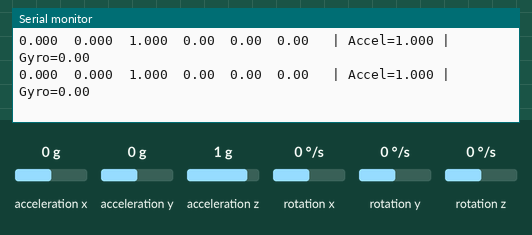
Recording of a sketch running on a simulated Arduino Uno, built with avr-gcc and run on an emulated ATmega328P. On the bench: the last lines printed to the serial monitor. The test bench sets the inputs (shaded band); at power-on: acceleration x 0 g, acceleration y 0 g, acceleration z 1 g, rotation x 0 °/s, rotation y 0 °/s, rotation z 0 °/s.

Above: at 2.2 s.
2.3 s: acceleration x set to -1.4 g
At 3.2 s:
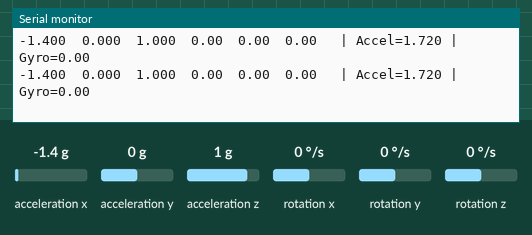
3.8 s: acceleration y set to -1.4 g
At 4.4 s:
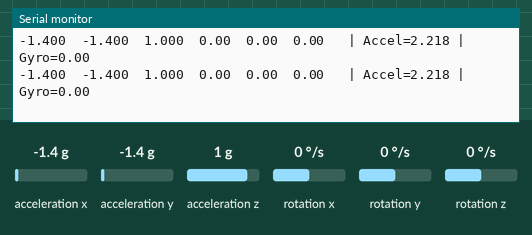
5.3 s: acceleration z set to -1.4 g
At 5.9 s:
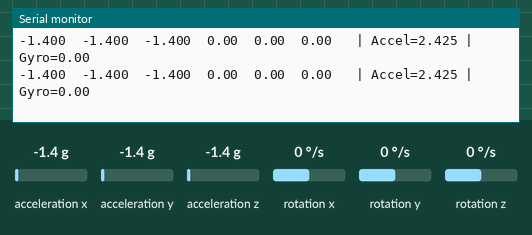
6.8 s: rotation x set to -192 °/s
At 7.8 s:
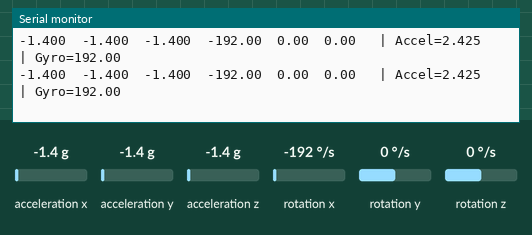
8.3 s: rotation y set to -192 °/s
At 9.2 s:
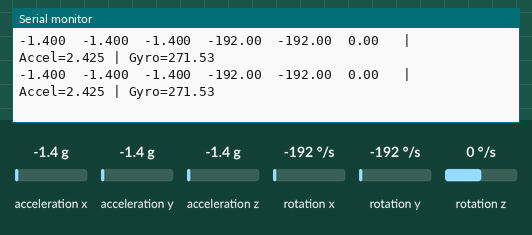

The sketch:

AccelTest.ino
```cpp
#include "LSM6DS3.h"
#include "Wire.h"

// Create IMU object.
// I2C address for the LSM6DS3TR-C is normally 0x6A.
LSM6DS3 myIMU(I2C_MODE, 0x6A);

// Print interval in milliseconds.
// 20 ms = 50 samples/second.
const unsigned long SAMPLE_INTERVAL_MS = 20;

unsigned long lastSampleTime = 0;

void setup()
{
  Serial.begin(115200);

  // Give the USB serial connection a moment to start.
  delay(1000);

  Serial.println();
  Serial.println("=================================");
  Serial.println("Wizard Wand - IMU Prototype 1");
  Serial.println("=================================");

  // Initialize the IMU.
  if (myIMU.begin() != 0)
  {
    Serial.println("ERROR: IMU initialization failed!");
    Serial.println("Check board selection and library installation.");

    while (1)
    {
      delay(1000);
    }
  }

  Serial.println("IMU initialized successfully.");
  Serial.println();
  Serial.println("Accel (g)              Gyro (dps)");
  Serial.println("X       Y       Z      X       Y       Z");
}

void loop()
{
  unsigned long currentTime = millis();

  // Limit output to SAMPLE_INTERVAL_MS.
  if (currentTime - lastSampleTime < SAMPLE_INTERVAL_MS)
  {
    return;
  }

  lastSampleTime = currentTime;

  // Read accelerometer.
  float ax = myIMU.readFloatAccelX();
  float ay = myIMU.readFloatAccelY();
  float az = myIMU.readFloatAccelZ();

  // Read gyroscope.
  float gx = myIMU.readFloatGyroX();
  float gy = myIMU.readFloatGyroY();
  float gz = myIMU.readFloatGyroZ();

  // Calculate total acceleration magnitude.
  float accelerationMagnitude =
      sqrt(ax * ax + ay * ay + az * az);

  // Calculate total rotational velocity.
  float gyroMagnitude =
      sqrt(gx * gx + gy * gy + gz * gz);

  // Print the raw values.
  Serial.print(ax, 3);
  Serial.print("\t");

  Serial.print(ay, 3);
  Serial.print("\t");

  Serial.print(az, 3);
  Serial.print("\t");

  Serial.print(gx, 2);
  Serial.print("\t");

  Serial.print(gy, 2);
  Serial.print("\t");

  Serial.print(gz, 2);
  Serial.print("\t");

  // Print calculated values.
  Serial.print(" | Accel=");
  Serial.print(accelerationMagnitude, 3);

  Serial.print(" | Gyro=");
  Serial.print(gyroMagnitude, 2);

  Serial.println();
}
```

Measured:
- after the input at 2.3 s, the serial monitor: prints a new line at once (image 1)
- after the input at 3.8 s, the serial monitor: prints a new line at once (image 2)
- after the input at 5.3 s, the serial monitor: prints a new line at once (image 3)
- after the input at 6.8 s, the serial monitor: prints a new line at once (image 4)
- after the input at 8.3 s, the serial monitor: prints a new line at once (image 5)
